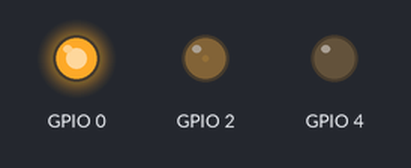
The sketch below on a simulated ESP32. Parts: output pins drawn as LEDs (lit = HIGH).

Above: at 0.05 s.
At 0.9 s:
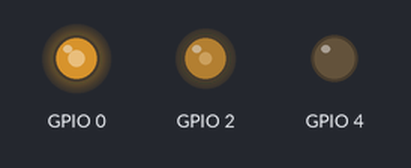
At 1.8 s:
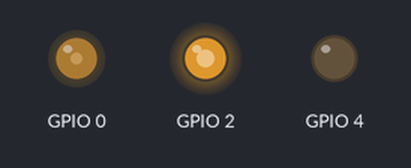
At 3.6 s:
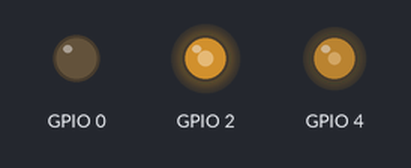
At 5.4 s:
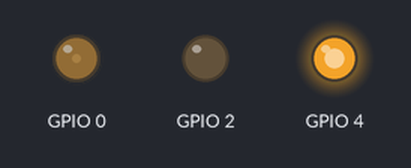
At 7.2 s:
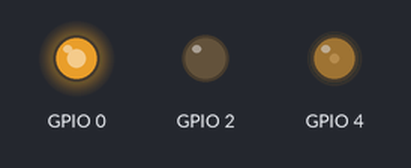
Timing chart, 0 to 10.0 s (numbered marks = the images above):
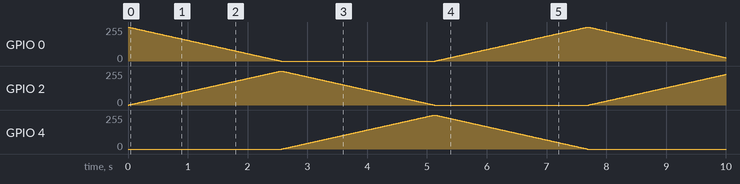

The sketch:

27_Led_rgb_blink_ESP32.ino
```cpp
void setup()
{
  pinMode(0, OUTPUT);
  pinMode(2, OUTPUT);
  pinMode(4, OUTPUT);
}

void loop()
{
  analogWrite(0,255);
  for (int i =0;i <=255; i ++)
  {
    analogWrite(0,255-i);
    analogWrite(2, i);
    delay(10);
  }
  for(int i=0;i<=255;i++)
  {
    analogWrite(2,255-i);
    analogWrite(4,i);
    delay(10);
  }
  for(int i=0;i<=255;i++)
  {
    analogWrite(4,255-i);
    analogWrite(0,i);
    delay(10);
  }
}
```
